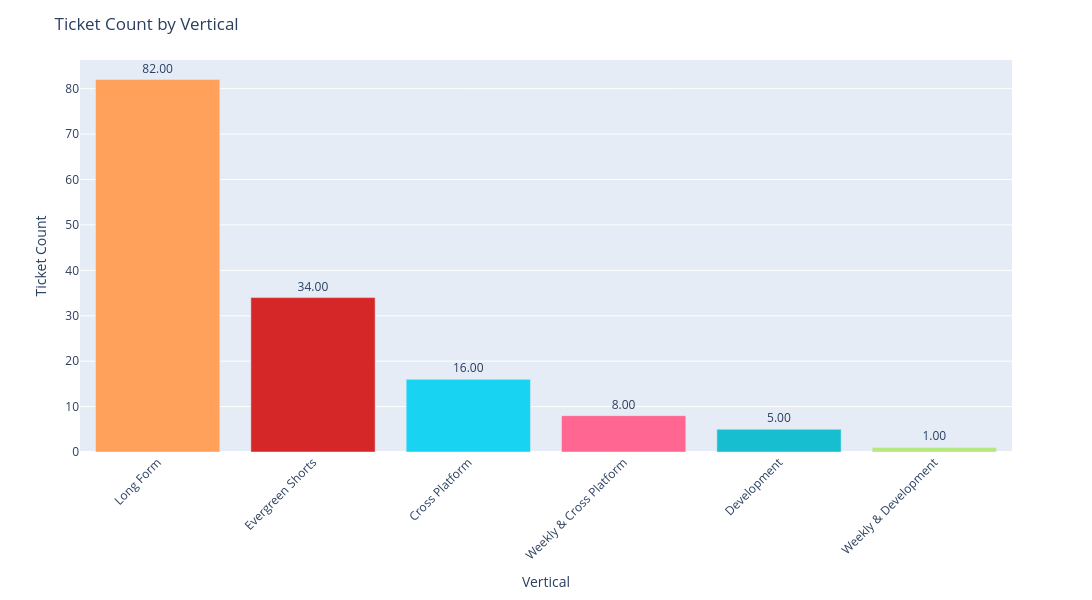

Notebook code cell kept with this figure:
### Code cell
plotly_barplots(tickets_by_vertical, 'Vertical', 'Ticket Count', show_color_palette)

### Figure 1 — Plotly figure (JSON) as saved in the notebook; plotly's stock layout.template omitted (floating-point values rounded to 4 significant figures)
{"data": [{"hovertemplate": "Vertical=%{x}<br>Ticket Count=%{y}<extra></extra>", "legendgroup": "Long Form", "marker": {"color": "#FFA15A", "pattern": {"shape": ""}}, "name": "Long Form", "orientation": "v", "showlegend": true, "textposition": "outside", "texttemplate": "%{y:.2f}", "type": "bar", "x": ["Long Form"], "xaxis": "x", "y": [82], "yaxis": "y"}, {"hovertemplate": "Vertical=%{x}<br>Ticket Count=%{y}<extra></extra>", "legendgroup": "Evergreen Shorts", "marker": {"color": "#d62728", "pattern": {"shape": ""}}, "name": "Evergreen Shorts", "orientation": "v", "showlegend": true, "textposition": "outside", "texttemplate": "%{y:.2f}", "type": "bar", "x": ["Evergreen Shorts"], "xaxis": "x", "y": [34], "yaxis": "y"}, {"hovertemplate": "Vertical=%{x}<br>Ticket Count=%{y}<extra></extra>", "legendgroup": "Cross Platform", "marker": {"color": "#19d3f3", "pattern": {"shape": ""}}, "name": "Cross Platform", "orientation": "v", "showlegend": true, "textposition": "outside", "texttemplate": "%{y:.2f}", "type": "bar", "x": ["Cross Platform"], "xaxis": "x", "y": [16], "yaxis": "y"}, {"hovertemplate": "Vertical=%{x}<br>Ticket Count=%{y}<extra></extra>", "legendgroup": "Weekly & Cross Platform", "marker": {"color": "#FF6692", "pattern": {"shape": ""}}, "name": "Weekly & Cross Platform", "orientation": "v", "showlegend": true, "textposition": "outside", "texttemplate": "%{y:.2f}", "type": "bar", "x": ["Weekly & Cross Platform"], "xaxis": "x", "y": [8], "yaxis": "y"}, {"hovertemplate": "Vertical=%{x}<br>Ticket Count=%{y}<extra></extra>", "legendgroup": "Development", "marker": {"color": "#17becf", "pattern": {"shape": ""}}, "name": "Development", "orientation": "v", "showlegend": true, "textposition": "outside", "texttemplate": "%{y:.2f}", "type": "bar", "x": ["Development"], "xaxis": "x", "y": [5], "yaxis": "y"}, {"hovertemplate": "Vertical=%{x}<br>Ticket Count=%{y}<extra></extra>", "legendgroup": "Weekly & Development", "marker": {"color": "#B6E880", "pattern": {"shape": ""}}, "name": "Weekly & Development", "orientation": "v", "showlegend": true, "textposition": "outside", "texttemplate": "%{y:.2f}", "type": "bar", "x": ["Weekly & Development"], "xaxis": "x", "y": [1], "yaxis": "y"}], "layout": {"barmode": "relative", "height": 600, "legend": {"title": {"text": "Vertical"}, "tracegroupgap": 0}, "margin": {"t": 60}, "showlegend": false, "title": {"text": "Ticket Count by Vertical"}, "uniformtext": {"minsize": 8, "mode": "hide"}, "width": 1200, "xaxis": {"anchor": "y", "categoryarray": ["Long Form", "Evergreen Shorts", "Cross Platform", "Weekly & Cross Platform", "Development", "Weekly & Development"], "categoryorder": "array", "domain": [0, 1], "tickangle": -45, "title": {"text": "Vertical"}}, "yaxis": {"anchor": "x", "domain": [0, 1], "title": {"text": "Ticket Count"}}}}
